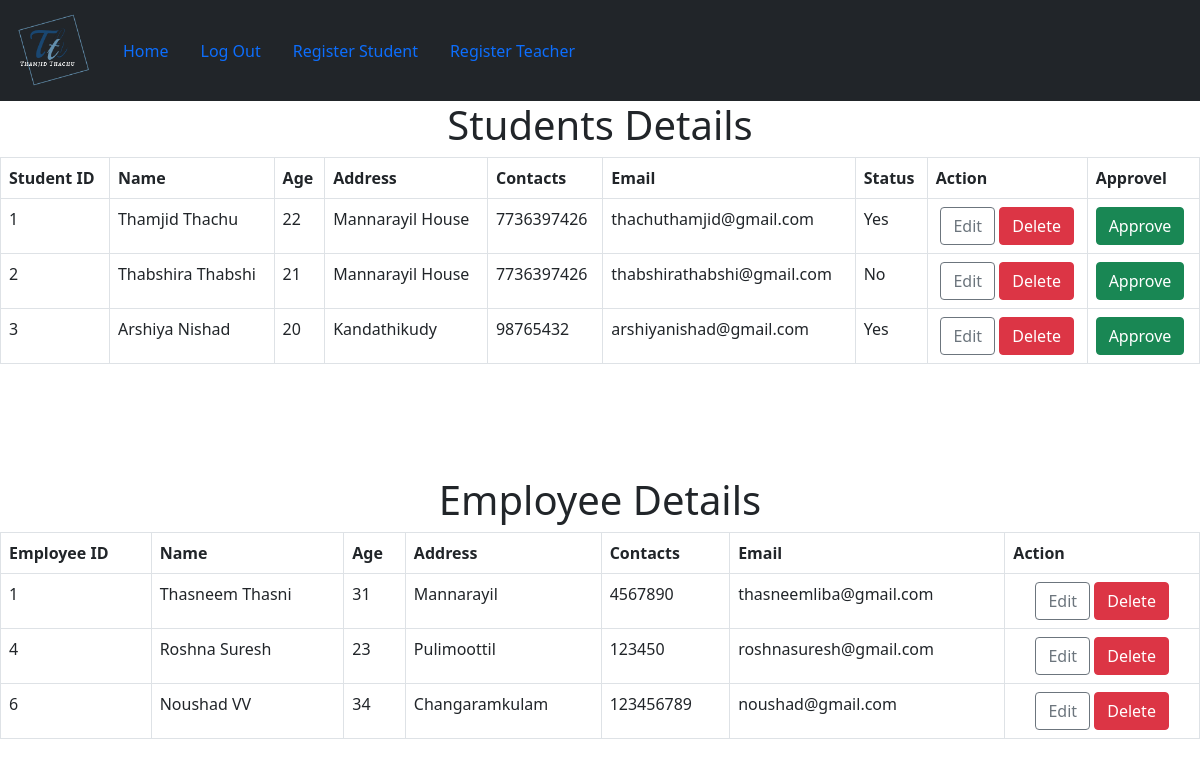
Page /adminview on the earlier database version.
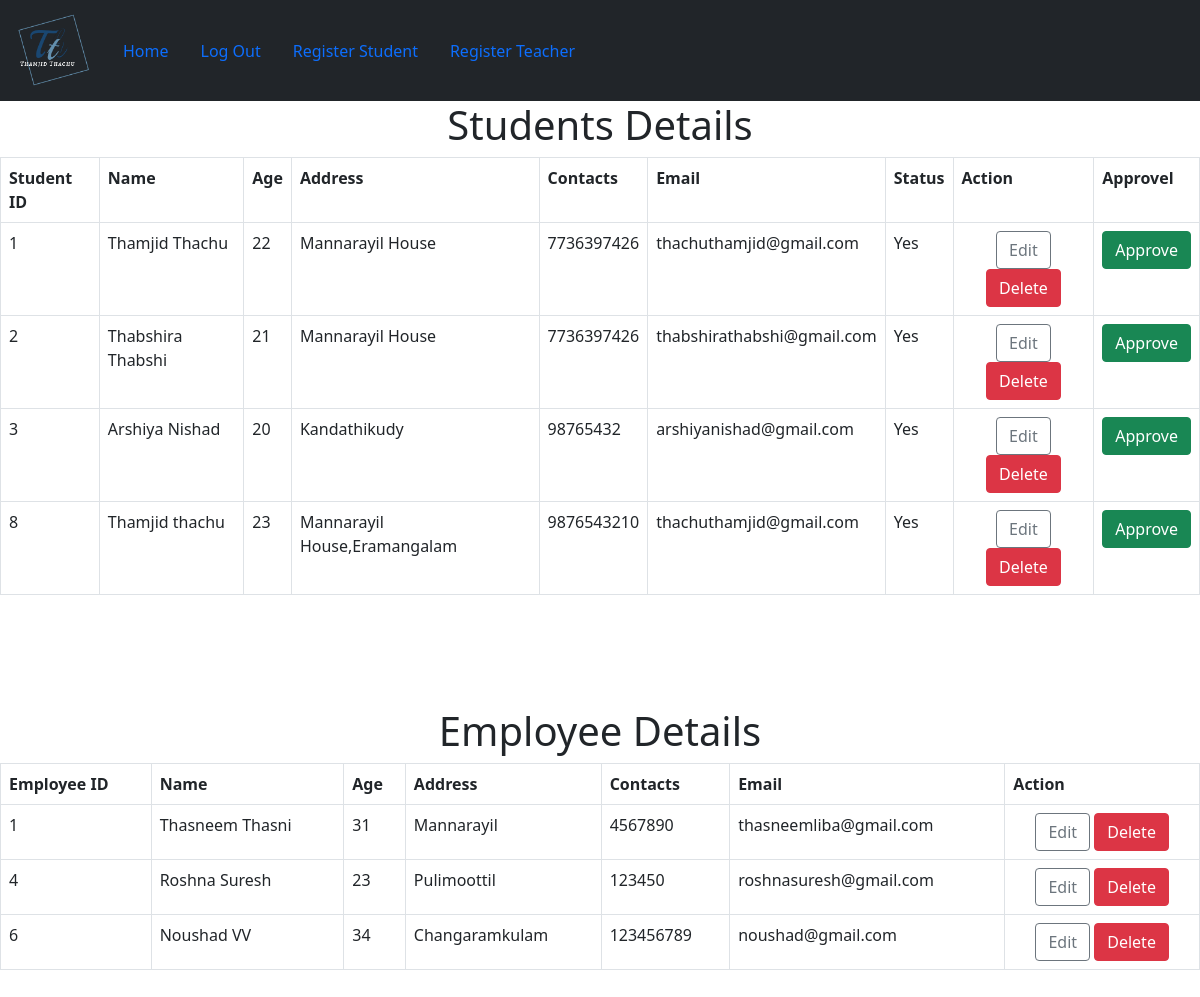
Same page on the later database version.
### apps/models.py (models this page shows)
class Students(models.Model):
    First_Name = models.CharField(max_length=10)
    Last_Name = models.CharField(max_length=10)
    Age = models.IntegerField()
    Address = models.CharField(max_length=20)
    Contacts = models.IntegerField()
    Email = models.EmailField()
    username = models.CharField(max_length=10)
    password =models.CharField(max_length=10)
    status = models.CharField(max_length=10,null=True,default="No")

class Employees(models.Model):
    First_Name = models.CharField(max_length=10)
    Last_Name = models.CharField(max_length=10)
    Age = models.IntegerField()
    Address = models.CharField(max_length=20)
    Contacts = models.IntegerField()
    Email = models.EmailField()
    username = models.CharField(max_length=10)
    password =models.CharField(max_length=10)

### apps/views.py (the view)
# urls.py: path('adminview', views.adminstudentview, name='adminstudentview'),
def adminstudentview(request) :
    student = Students.objects.all()
    employee = Employees.objects.all()
    return render (request,'admin-view.html',{'view':student,'read': employee})

### templates/admin-view.html (shortened to what this page needs)
<!DOCTYPE html>
<html lang="en">
<head>
    {% load static %}
    <link href="{% static 'css/bootstrap.min.css' %}" rel="stylesheet">
</head>
<body>
    <div class="containe">
        <nav class="navbar navbar-expand-sm bg-dark">
            <a class="navbar-brand" href="#"><img class="ms-3" style="height: 75px;width: 75px;" src={% static "images/logo.png" %}></a>
                <ul class="nav-bar nav">
                <li class="nav-item">
                    <a class="nav-link" href="/">Home</a>
                </li>
                <li class="nav-item">
                    <a class="nav-link" href="/log">Log Out</a>
                </li>
                <li class="nav-item">
                    <a class="nav-link" href="/register">Register Student</a>
                </li>
                <li class="nav-item">
                    <a class="nav-link" href="/empregister">Register Teacher</a>
                </li>
            </ul>
        </div>
    <center>
        <h1>Students Details</h1>
        <table class="table table-bordered table-hover table-mute">
        <tr>
            <th>Student ID</th>
            <th>Name</th>
            <th>Age</th>
            <th>Address</th>
            <th>Contacts</th>
            <th>Email</th>
            <th>Status</th>
            <th>Action</th>
            <th>Approvel</th>
        </tr>
        {%for i in view%}
        <tr>
            <td>{{i.id}}</td>
            <td>{{i.First_Name}} {{i.Last_Name}}</td>
            <td>{{i.Age}}</td>
            <td>{{i.Address}}</td>
            <td>{{i.Contacts}}</td>
            <td>{{i.Email}}</td>
            <td>{{i.status}}</td>
            <td align="center">
                <button class="btn btn-outline-secondary"><a style="color: inherit; text-decoration: inherit;" href="StudentEdit/{{ i.id }}">Edit</a></button>
                <button class="btn btn-danger"><a style="color: inherit; text-decoration: inherit;" href="StudentDelete/{{ i.id }}">Delete</a></button>
            </td>
            <td>
                <button class="btn btn-success"><a style="color: inherit; text-decoration: inherit;" href="StudentApprove/{{ i.id }}">Approve</a></button>
            </td>
        </tr>
        {%endfor%}
    </table></br>
    </center>
    <br><br><br>
    <center>
        <h1>Employee Details</h1>
        <table class="table table-bordered table-hover table-mute">
        <tr>
            <th>Employee ID</th>
            <th>Name</th>
            <th>Age</th>
            <th>Address</th>
            <th>Contacts</th>
            <th>Email</th>
            <th>Action</th>
        </tr>
        {%for i in read %}
        <tr>
            <td>{{i.id}}</td>
            <td>{{i.First_Name}} {{i.Last_Name}}</td>
            <td>{{i.Age}}</td>
            <td>{{i.Address}}</td>
            <td>{{i.Contacts}}</td>
            <td>{{i.Email}}</td>
            <td align="center">
                <button class="btn btn-outline-secondary"><a style="color: inherit; text-decoration: inherit;" href="EmployeeEdit/{{ i.id }}">Edit</a></button>
                <button class="btn btn-danger"><a style="color: inherit; text-decoration: inherit;" href="EmployeeDelete/{{ i.id }}">Delete</a></button>
            </td>
        </tr>
        {%endfor%}
    </table></br>
    </center>
</body>
</html>

Differences in the rows shown:
changed Students "Thabshira": status "No" → "Yes"
added Students: id "8", First_Name "Thamjid", Last_Name "thachu", Age "23", Address "Mannarayil House,Eramangalam", Contacts "9876543210", Email "thachuthamjid@gmail.com", status "Yes"
